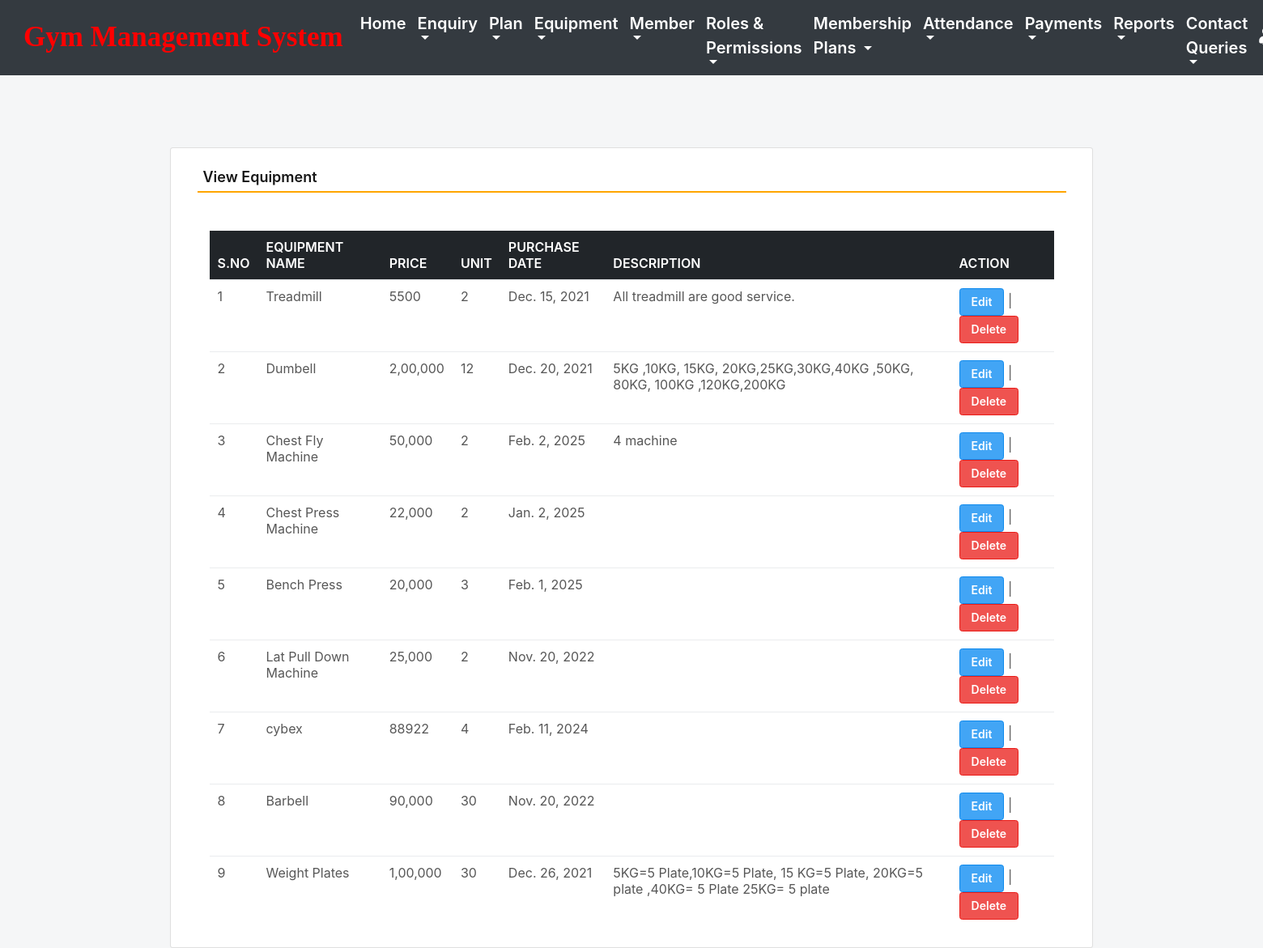
The app's page /viewEquipment (signed in) with its own data.
### gym/models.py (models this page shows, shortened)
class Equipment(models.Model):
    name = models.CharField(max_length=150, null=True)
    price = models.CharField(max_length=100, null=True)
    unit = models.CharField(max_length=50, null=True)
    purchasedate = models.DateField(null=True)
    description = models.CharField(max_length=200, null=True)

### gym/views.py (the view)
# urls.py: path('viewEquipment', viewEquipment, name='viewEquipment'),
def viewEquipment(request):
    if not request.user.is_authenticated:
        return redirect(admin_login)
    equipment = Equipment.objects.all()
    return render(request,'viewEquipment.html', locals())

### gym/templates/viewEquipment.html (shortened to what this page needs)
{% include 'admin_nav.html' %}
{% load static %}
{% block main %}
 <html lang="en" class="no-focus">
 <link rel="stylesheet" id="css-main" href="{% static 'css1/codebase.min.css' %}">
 <br><br><br><br>
	<div class="container card shadow mt-5">
		<div class="card-body">
			<h5 class="p-2" style="border-bottom: 2px solid orange">View Equipment</h5>
             <br>
            <div class="container-fluid">
             <table id="example" class="table table-hover table-responsive datatable" style="width:100%">
                  <thead class="thead-dark">
				     <tr>
					   <th>S.No</th>
					   <th>Equipment Name</th>
					   <th>Price</th>
					   <th>Unit</th>
                       <th>Purchase Date</th>
					   <th>Description</th>
                       <th>Action</th>
				     </tr>
			      </thead>
			       <tbody>
                     {% for i in equipment %}
			          <tr>
                        <td>{{forloop.counter}}</td>
						<td>{{i.name}}</td>
						<td>{{i.price}}</td>
						<td>{{i.unit}}</td>
                        <td>{{i.purchasedate}}</td>
						<td>{{i.description}}</td>
						<td><a href="{% url 'edit_Equipment' i.id %}" class="btn btn-primary">Edit</a> |
                          <a href="{% url 'delete_Equipment' i.id %}" class="btn btn-danger" onclick="return confirm('Are you sure to delete this Equipment ?')">Delete</a></td>
                      </tr>
                      {% endfor %}
                   </tbody>
		        </table>
            </div>
        </div>
	</div>
        <link rel="stylesheet" href="https://use.fontawesome.com/releases/v5.6.3/css/all.css">
 </html>
{% endblock %}

### gym/templates/admin_nav.html (style rules this page uses)
.container-fluid { padding-right: 15px; padding-left: 15px; }

### records on screen
Equipment: name "Treadmill", price "5500", unit "2", purchasedate "Dec. 15, 2021", description "All treadmill are good service."
Equipment: name "Dumbell", price "2,00,000", unit "12", purchasedate "Dec. 20, 2021", description "5KG ,10KG, 15KG, 20KG,25KG,30KG,40KG ,50KG, 80KG, 100KG ,120KG,200KG"
Equipment: name "Chest Fly Machine", price "50,000", unit "2", purchasedate "Feb. 2, 2025", description "4 machine"
Equipment: name "Chest Press Machine", price "22,000", unit "2", purchasedate "Jan. 2, 2025"
Equipment: name "Bench Press", price "20,000", unit "3", purchasedate "Feb. 1, 2025"
Equipment: name "Lat Pull Down Machine", price "25,000", unit "2", purchasedate "Nov. 20, 2022"
Equipment: name "cybex", price "88922", unit "4", purchasedate "Feb. 11, 2024"
Equipment: name "Barbell", price "90,000", unit "30", purchasedate "Nov. 20, 2022"
Equipment: name "Weight Plates", price "1,00,000", unit "30", purchasedate "Dec. 26, 2021", description "5KG=5 Plate,10KG=5 Plate, 15 KG=5 Plate, 20KG=5 plate ,40KG= 5 Plate 25KG= 5 plate"
